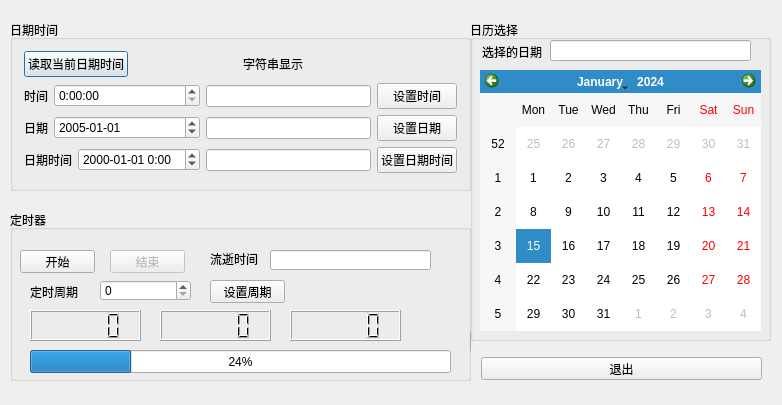
<?xml version="1.0" encoding="UTF-8"?>
<ui version="4.0">
 <class>Dialog</class>
 <widget class="QDialog" name="Dialog">
  <property name="geometry">
   <rect>
    <x>0</x>
    <y>0</y>
    <width>782</width>
    <height>405</height>
   </rect>
  </property>
  <property name="windowTitle">
   <string>Dialog</string>
  </property>
  <widget class="QGroupBox" name="groupBox">
   <property name="geometry">
    <rect>
     <x>10</x>
     <y>20</y>
     <width>461</width>
     <height>171</height>
    </rect>
   </property>
   <property name="title">
    <string>日期时间</string>
   </property>
   <layout class="QGridLayout" name="gridLayout_2">
    <item row="0" column="0" colspan="4">
     <layout class="QGridLayout" name="gridLayout">
      <item row="0" column="0">
       <widget class="QPushButton" name="nowTimepushButton">
        <property name="text">
         <string>读取当前日期时间</string>
        </property>
       </widget>
      </item>
      <item row="0" column="1">
       <spacer name="horizontalSpacer">
        <property name="orientation">
         <enum>Qt::Horizontal</enum>
        </property>
        <property name="sizeHint" stdset="0">
         <size>
          <width>109</width>
          <height>20</height>
         </size>
        </property>
       </spacer>
      </item>
      <item row="0" column="2">
       <widget class="QLabel" name="label_4">
        <property name="text">
         <string>字符串显示</string>
        </property>
       </widget>
      </item>
      <item row="0" column="3">
       <spacer name="horizontalSpacer_2">
        <property name="orientation">
         <enum>Qt::Horizontal</enum>
        </property>
        <property name="sizeHint" stdset="0">
         <size>
          <width>38</width>
          <height>17</height>
         </size>
        </property>
       </spacer>
      </item>
     </layout>
    </item>
    <item row="1" column="0">
     <widget class="QLabel" name="label">
      <property name="text">
       <string>时间</string>
      </property>
     </widget>
    </item>
    <item row="1" column="1" colspan="2">
     <widget class="QTimeEdit" name="timeEdit">
      <property name="dateTime">
       <datetime>
        <hour>0</hour>
        <minute>0</minute>
        <second>0</second>
        <year>2000</year>
        <month>1</month>
        <day>19</day>
       </datetime>
      </property>
      <property name="date">
       <date>
        <year>2000</year>
        <month>1</month>
        <day>19</day>
       </date>
      </property>
      <property name="displayFormat">
       <string>H:mm:ss</string>
      </property>
     </widget>
    </item>
    <item row="1" column="3">
     <widget class="QLineEdit" name="timeLineEdit"/>
    </item>
    <item row="1" column="4">
     <widget class="QPushButton" name="pushButton">
      <property name="text">
       <string>设置时间</string>
      </property>
     </widget>
    </item>
    <item row="2" column="0">
     <widget class="QLabel" name="label_2">
      <property name="text">
       <string>日期</string>
      </property>
     </widget>
    </item>
    <item row="2" column="1" colspan="2">
     <widget class="QDateEdit" name="dateEdit">
      <property name="dateTime">
       <datetime>
        <hour>0</hour>
        <minute>0</minute>
        <second>0</second>
        <year>2005</year>
        <month>1</month>
        <day>1</day>
       </datetime>
      </property>
      <property name="displayFormat">
       <string>yyyy-MM-dd</string>
      </property>
      <property name="currentSectionIndex">
       <number>0</number>
      </property>
     </widget>
    </item>
    <item row="2" column="3">
     <widget class="QLineEdit" name="dateLineEdit"/>
    </item>
    <item row="2" column="4">
     <widget class="QPushButton" name="pushButton_2">
      <property name="text">
       <string>设置日期</string>
      </property>
     </widget>
    </item>
    <item row="3" column="0" colspan="2">
     <widget class="QLabel" name="label_3">
      <property name="text">
       <string>日期时间</string>
      </property>
     </widget>
    </item>
    <item row="3" column="2">
     <widget class="QDateTimeEdit" name="dateTimeEdit">
      <property name="displayFormat">
       <string>yyyy-MM-dd H:mm</string>
      </property>
     </widget>
    </item>
    <item row="3" column="3">
     <widget class="QLineEdit" name="dateTimeLineEdit"/>
    </item>
    <item row="3" column="4">
     <widget class="QPushButton" name="pushButton_3">
      <property name="text">
       <string>设置日期时间</string>
      </property>
     </widget>
    </item>
   </layout>
  </widget>
  <widget class="QGroupBox" name="groupBox_2">
   <property name="geometry">
    <rect>
     <x>10</x>
     <y>210</y>
     <width>461</width>
     <height>171</height>
    </rect>
   </property>
   <property name="title">
    <string>定时器</string>
   </property>
   <widget class="QPushButton" name="startButton">
    <property name="geometry">
     <rect>
      <x>10</x>
      <y>40</y>
      <width>75</width>
      <height>23</height>
     </rect>
    </property>
    <property name="text">
     <string>开始</string>
    </property>
   </widget>
   <widget class="QPushButton" name="endButton">
    <property name="enabled">
     <bool>false</bool>
    </property>
    <property name="geometry">
     <rect>
      <x>100</x>
      <y>40</y>
      <width>75</width>
      <height>23</height>
     </rect>
    </property>
    <property name="text">
     <string>结束</string>
    </property>
    <property name="checkable">
     <bool>false</bool>
    </property>
   </widget>
   <widget class="QLabel" name="label_5">
    <property name="geometry">
     <rect>
      <x>200</x>
      <y>43</y>
      <width>48</width>
      <height>12</height>
     </rect>
    </property>
    <property name="text">
     <string>流逝时间</string>
    </property>
   </widget>
   <widget class="QLabel" name="label_6">
    <property name="geometry">
     <rect>
      <x>20</x>
      <y>76</y>
      <width>54</width>
      <height>12</height>
     </rect>
    </property>
    <property name="text">
     <string>定时周期</string>
    </property>
   </widget>
   <widget class="QSpinBox" name="spinBox">
    <property name="geometry">
     <rect>
      <x>90</x>
      <y>70</y>
      <width>91</width>
      <height>21</height>
     </rect>
    </property>
   </widget>
   <widget class="QPushButton" name="setLimit">
    <property name="geometry">
     <rect>
      <x>200</x>
      <y>70</y>
      <width>75</width>
      <height>23</height>
     </rect>
    </property>
    <property name="text">
     <string>设置周期</string>
    </property>
   </widget>
   <widget class="QProgressBar" name="progressBar">
    <property name="geometry">
     <rect>
      <x>20</x>
      <y>140</y>
      <width>421</width>
      <height>23</height>
     </rect>
    </property>
    <property name="value">
     <number>24</number>
    </property>
   </widget>
   <widget class="QLCDNumber" name="lcdHour">
    <property name="geometry">
     <rect>
      <x>20</x>
      <y>100</y>
      <width>111</width>
      <height>31</height>
     </rect>
    </property>
   </widget>
   <widget class="QLCDNumber" name="lcdMin">
    <property name="geometry">
     <rect>
      <x>150</x>
      <y>100</y>
      <width>111</width>
      <height>31</height>
     </rect>
    </property>
   </widget>
   <widget class="QLCDNumber" name="lcdSec">
    <property name="geometry">
     <rect>
      <x>280</x>
      <y>100</y>
      <width>111</width>
      <height>31</height>
     </rect>
    </property>
   </widget>
   <widget class="QPushButton" name="setLimit_2">
    <property name="geometry">
     <rect>
      <x>460</x>
      <y>120</y>
      <width>75</width>
      <height>23</height>
     </rect>
    </property>
    <property name="text">
     <string>设置周期</string>
    </property>
   </widget>
   <widget class="QLineEdit" name="elapsTime">
    <property name="geometry">
     <rect>
      <x>260</x>
      <y>40</y>
      <width>161</width>
      <height>20</height>
     </rect>
    </property>
   </widget>
  </widget>
  <widget class="QPushButton" name="pushButton_4">
   <property name="geometry">
    <rect>
     <x>481</x>
     <y>357</y>
     <width>281</width>
     <height>23</height>
    </rect>
   </property>
   <property name="text">
    <string>退出</string>
   </property>
  </widget>
  <widget class="QGroupBox" name="groupBox_3">
   <property name="geometry">
    <rect>
     <x>470</x>
     <y>20</y>
     <width>301</width>
     <height>321</height>
    </rect>
   </property>
   <property name="title">
    <string>日历选择</string>
   </property>
   <widget class="QCalendarWidget" name="calendarWidget">
    <property name="geometry">
     <rect>
      <x>10</x>
      <y>50</y>
      <width>281</width>
      <height>261</height>
     </rect>
    </property>
   </widget>
   <widget class="QLabel" name="label_7">
    <property name="geometry">
     <rect>
      <x>12</x>
      <y>26</y>
      <width>60</width>
      <height>12</height>
     </rect>
    </property>
    <property name="text">
     <string>选择的日期</string>
    </property>
   </widget>
   <widget class="QLineEdit" name="lineEdit">
    <property name="geometry">
     <rect>
      <x>80</x>
      <y>20</y>
      <width>201</width>
      <height>21</height>
     </rect>
    </property>
   </widget>
  </widget>
 </widget>
 <layoutdefault spacing="6" margin="11"/>
 <resources/>
 <connections/>
</ui>
